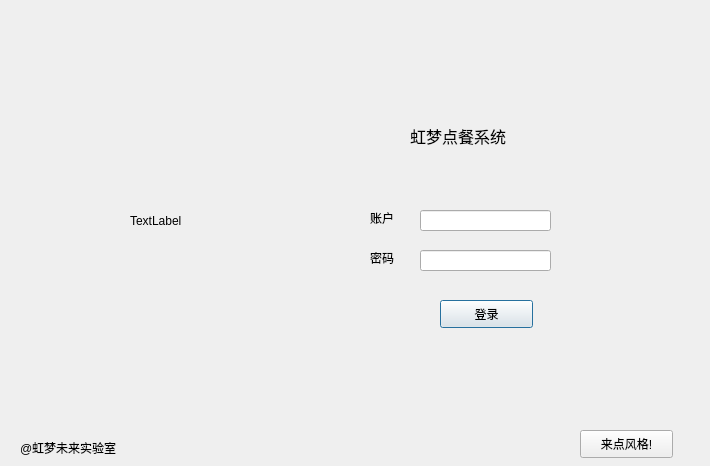
<?xml version="1.0" encoding="UTF-8"?>
<ui version="4.0">
 <class>LoginDialog</class>
 <widget class="QDialog" name="LoginDialog">
  <property name="geometry">
   <rect>
    <x>0</x>
    <y>0</y>
    <width>710</width>
    <height>466</height>
   </rect>
  </property>
  <property name="windowTitle">
   <string>Dialog</string>
  </property>
  <widget class="QLabel" name="label_2">
   <property name="geometry">
    <rect>
     <x>370</x>
     <y>210</y>
     <width>72</width>
     <height>15</height>
    </rect>
   </property>
   <property name="text">
    <string>账户</string>
   </property>
  </widget>
  <widget class="QLineEdit" name="usename">
   <property name="geometry">
    <rect>
     <x>420</x>
     <y>210</y>
     <width>131</width>
     <height>21</height>
    </rect>
   </property>
  </widget>
  <widget class="QLineEdit" name="password">
   <property name="geometry">
    <rect>
     <x>420</x>
     <y>250</y>
     <width>131</width>
     <height>21</height>
    </rect>
   </property>
  </widget>
  <widget class="QLabel" name="label_3">
   <property name="geometry">
    <rect>
     <x>370</x>
     <y>250</y>
     <width>72</width>
     <height>15</height>
    </rect>
   </property>
   <property name="text">
    <string>密码</string>
   </property>
  </widget>
  <widget class="QLabel" name="label">
   <property name="geometry">
    <rect>
     <x>410</x>
     <y>100</y>
     <width>121</width>
     <height>71</height>
    </rect>
   </property>
   <property name="font">
    <font>
     <family>04b_21</family>
     <pointsize>12</pointsize>
    </font>
   </property>
   <property name="text">
    <string>虹梦点餐系统</string>
   </property>
  </widget>
  <widget class="QPushButton" name="pushButton">
   <property name="geometry">
    <rect>
     <x>440</x>
     <y>300</y>
     <width>93</width>
     <height>28</height>
    </rect>
   </property>
   <property name="text">
    <string>登录</string>
   </property>
  </widget>
  <widget class="QLabel" name="touxiang">
   <property name="geometry">
    <rect>
     <x>130</x>
     <y>130</y>
     <width>181</width>
     <height>181</height>
    </rect>
   </property>
   <property name="text">
    <string>TextLabel</string>
   </property>
  </widget>
  <widget class="QLabel" name="banquan">
   <property name="geometry">
    <rect>
     <x>20</x>
     <y>440</y>
     <width>121</width>
     <height>16</height>
    </rect>
   </property>
   <property name="text">
    <string>@虹梦未来实验室</string>
   </property>
  </widget>
  <widget class="QPushButton" name="pushButton_2">
   <property name="geometry">
    <rect>
     <x>580</x>
     <y>430</y>
     <width>93</width>
     <height>28</height>
    </rect>
   </property>
   <property name="text">
    <string>来点风格!</string>
   </property>
  </widget>
 </widget>
 <resources/>
 <connections/>
</ui>
